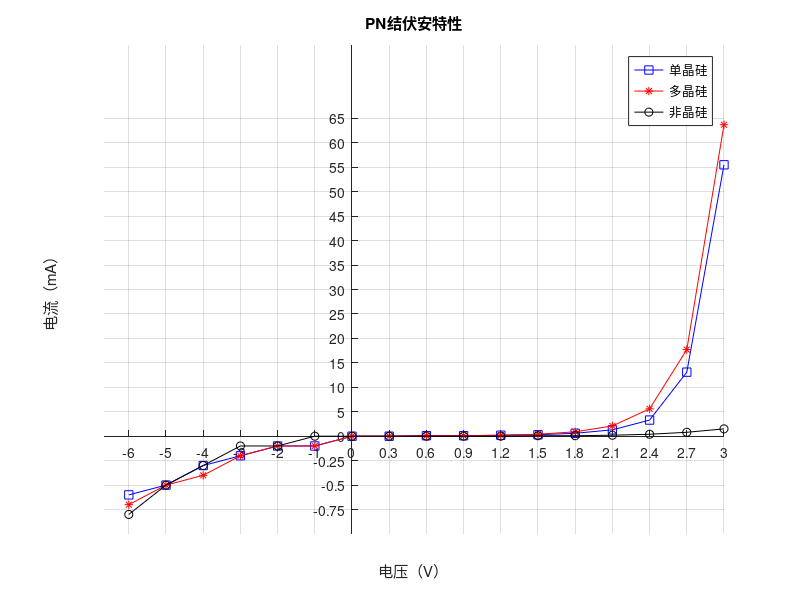

Here is the MATLAB script that generated this plot:
v11 = -6:1:0;
v12 = 0.3:0.3:3;
v13 = [v11*0.3, v12];

I11 = [-0.6 -0.5 -0.3 -0.2 -0.1 -0.1 0];
I12 = [0 0.1 0.1 0.2 0.3 0.6 1.3 3.3 13.1 55.5];
I13 = [I11*20, I12];
I21 = [-0.7 -0.5 -0.4 -0.2 -0.1 -0.1 0];
I22 = [0 0.1 0.1 0.2 0.4 0.9 2.1 5.6 17.7 63.7];
I23 = [I21*20, I22];
I31 = [-0.8 -0.5 -0.3 -0.1 -0.1 0 0];
I32 = [0 0 0 0 0.1 0.1 0.2 0.4 0.8 1.5];
I33 = [I31*20, I32];

hold on
plot(v13,I13,"bs-")  %单晶硅
plot(v13,I23,"r*-")  %多晶硅
plot(v13,I33,"ko-")  %非晶硅

x=-1.8:0.3:3;
set(gca,'xtick',x);  %设置x轴刻度（和数据有关）
I4 = -15:5:65;
set(gca,'ytick',I4);  %设置y轴刻度（和数据有关）

xl=[-6:1:0, 0.3:0.3:3];
%xs=sprintfc('%g',xl);
set(gca,'xtickLabel',xl);  %设置x轴显示的刻度（和数据无关）

yl=[-0.75:0.25:0, 5:5:65];
%ys=sprintfc('%g',yl);
set(gca,'ytickLabel',yl);  %设置y轴显示的刻度（和数据无关）
set(gca,'XAxisLocation','origin');  %x轴移到y=0处
set(gca,'YAxisLocation','origin');  %y轴移到x=0处

grid on  %添加网格

title("PN结伏安特性")
ylabel("电流（mA）")
xlabel("电压（V）")
legend("单晶硅","多晶硅","非晶硅")
%str=[repmat('  X:',5,1) num2str(x') repmat(', Y:',5,1) num2str(y')];
%text(x,y,cellstr(str))
